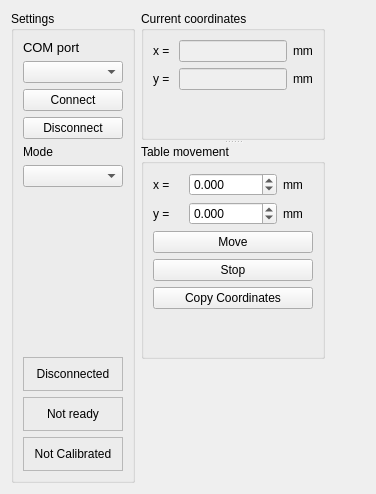
      <widget class="QWidget" name="TabMotor">
       <attribute name="title">
        <string>Motor Control</string>
       </attribute>
       <layout class="QGridLayout" name="gridLayout_42">
        <item row="0" column="3">
         <spacer name="horizontalSpacer">
          <property name="orientation">
           <enum>Qt::Horizontal</enum>
          </property>
          <property name="sizeHint" stdset="0">
           <size>
            <width>40</width>
            <height>20</height>
           </size>
          </property>
         </spacer>
        </item>
        <item row="0" column="0" rowspan="2">
         <widget class="QGroupBox" name="groupBox_6">
          <property name="title">
           <string>Settings</string>
          </property>
          <layout class="QGridLayout" name="gridLayout_36">
           <item row="2" column="0">
            <widget class="QPushButton" name="Button_MotorInit">
             <property name="text">
              <string>Connect</string>
             </property>
            </widget>
           </item>
           <item row="4" column="0">
            <widget class="QLabel" name="label_2">
             <property name="text">
              <string>Mode</string>
             </property>
            </widget>
           </item>
           <item row="6" column="0">
            <spacer name="verticalSpacer_3">
             <property name="orientation">
              <enum>Qt::Vertical</enum>
             </property>
             <property name="sizeHint" stdset="0">
              <size>
               <width>20</width>
               <height>40</height>
              </size>
             </property>
            </spacer>
           </item>
           <item row="0" column="0">
            <widget class="QLabel" name="Label_COMPort">
             <property name="font">
              <font>
               <pointsize>10</pointsize>
              </font>
             </property>
             <property name="text">
              <string>COM port</string>
             </property>
            </widget>
           </item>
           <item row="1" column="0">
            <widget class="QComboBox" name="QComboBox_ListOfPorts">
             <property name="enabled">
              <bool>true</bool>
             </property>
            </widget>
           </item>
           <item row="5" column="0">
            <widget class="QComboBox" name="CBoxABSREL">
             <property name="minimumSize">
              <size>
               <width>100</width>
               <height>0</height>
              </size>
             </property>
             <property name="currentText">
              <string/>
             </property>
            </widget>
           </item>
           <item row="8" column="0">
            <widget class="QFrame" name="BoxTableInit">
             <property name="minimumSize">
              <size>
               <width>0</width>
               <height>20</height>
              </size>
             </property>
             <property name="frameShape">
              <enum>QFrame::StyledPanel</enum>
             </property>
             <property name="frameShadow">
              <enum>QFrame::Sunken</enum>
             </property>
             <layout class="QGridLayout" name="gridLayout_40">
              <item row="0" column="0">
               <widget class="QLabel" name="LabelINIT">
                <property name="text">
                 <string>Not ready</string>
                </property>
                <property name="alignment">
                 <set>Qt::AlignCenter</set>
                </property>
               </widget>
              </item>
             </layout>
            </widget>
           </item>
           <item row="9" column="0">
            <widget class="QFrame" name="BoxTableLimits">
             <property name="minimumSize">
              <size>
               <width>0</width>
               <height>20</height>
              </size>
             </property>
             <property name="frameShape">
              <enum>QFrame::StyledPanel</enum>
             </property>
             <property name="frameShadow">
              <enum>QFrame::Sunken</enum>
             </property>
             <layout class="QGridLayout" name="gridLayout_41">
              <item row="0" column="0">
               <widget class="QLabel" name="LabelREF">
                <property name="text">
                 <string>Not Calibrated</string>
                </property>
                <property name="alignment">
                 <set>Qt::AlignCenter</set>
                </property>
               </widget>
              </item>
             </layout>
            </widget>
           </item>
           <item row="7" column="0">
            <widget class="QFrame" name="BoxTableCOM">
             <property name="minimumSize">
              <size>
               <width>0</width>
               <height>20</height>
              </size>
             </property>
             <property name="autoFillBackground">
              <bool>false</bool>
             </property>
             <property name="frameShape">
              <enum>QFrame::StyledPanel</enum>
             </property>
             <property name="frameShadow">
              <enum>QFrame::Sunken</enum>
             </property>
             <layout class="QGridLayout" name="gridLayout_39">
              <item row="0" column="0">
               <widget class="QLabel" name="LabelCOM">
                <property name="text">
                 <string>Disconnected</string>
                </property>
                <property name="alignment">
                 <set>Qt::AlignCenter</set>
                </property>
               </widget>
              </item>
             </layout>
            </widget>
           </item>
           <item row="3" column="0">
            <widget class="QPushButton" name="Button_MotorDisconnect">
             <property name="text">
              <string>Disconnect</string>
             </property>
            </widget>
           </item>
          </layout>
         </widget>
        </item>
        <item row="0" column="1" colspan="2">
         <widget class="QSplitter" name="splitter_3">
          <property name="orientation">
           <enum>Qt::Vertical</enum>
          </property>
          <widget class="QGroupBox" name="groupBox_4">
           <property name="sizePolicy">
            <sizepolicy hsizetype="Maximum" vsizetype="Preferred">
             <horstretch>0</horstretch>
             <verstretch>0</verstretch>
            </sizepolicy>
           </property>
           <property name="title">
            <string>Current coordinates</string>
           </property>
           <layout class="QGridLayout" name="gridLayout_25">
            <item row="0" column="0">
             <layout class="QHBoxLayout" name="horizontalLayout_4">
              <item>
               <widget class="QLabel" name="label_4">
                <property name="text">
                 <string>x = </string>
                </property>
               </widget>
              </item>
              <item>
               <widget class="QLineEdit" name="TablePosX">
                <property name="enabled">
                 <bool>false</bool>
                </property>
               </widget>
              </item>
              <item>
               <widget class="QLabel" name="label_66">
                <property name="text">
                 <string>mm</string>
                </property>
               </widget>
              </item>
             </layout>
            </item>
            <item row="1" column="0">
             <layout class="QHBoxLayout" name="horizontalLayout_3">
              <item>
               <widget class="QLabel" name="label_64">
                <property name="text">
                 <string>y = </string>
                </property>
               </widget>
              </item>
              <item>
               <widget class="QLineEdit" name="TablePosY">
                <property name="enabled">
                 <bool>false</bool>
                </property>
                <property name="text">
                 <string/>
                </property>
               </widget>
              </item>
              <item>
               <widget class="QLabel" name="label_65">
                <property name="text">
                 <string>mm</string>
                </property>
               </widget>
              </item>
             </layout>
            </item>
            <item row="2" column="0">
             <spacer name="verticalSpacer_13">
              <property name="orientation">
               <enum>Qt::Vertical</enum>
              </property>
              <property name="sizeHint" stdset="0">
               <size>
                <width>20</width>
                <height>40</height>
               </size>
              </property>
             </spacer>
            </item>
           </layout>
          </widget>
          <widget class="QGroupBox" name="groupBox_13">
           <property name="sizePolicy">
            <sizepolicy hsizetype="Maximum" vsizetype="Preferred">
             <horstretch>0</horstretch>
             <verstretch>0</verstretch>
            </sizepolicy>
           </property>
           <property name="minimumSize">
            <size>
             <width>0</width>
             <height>200</height>
            </size>
           </property>
           <property name="title">
            <string>Table movement</string>
           </property>
           <layout class="QGridLayout" name="gridLayout_34">
            <item row="2" column="0">
             <widget class="QPushButton" name="Button_MoveTable">
              <property name="text">
               <string>Move</string>
              </property>
             </widget>
            </item>
            <item row="3" column="0">
             <widget class="QPushButton" name="Button_StopTable">
              <property name="text">
               <string>Stop</string>
              </property>
             </widget>
            </item>
            <item row="1" column="0">
             <layout class="QHBoxLayout" name="horizontalLayout_7">
              <item>
               <widget class="QLabel" name="label_69">
                <property name="text">
                 <string>y = </string>
                </property>
               </widget>
              </item>
              <item>
               <widget class="QDoubleSpinBox" name="SpinBoxTabley">
                <property name="decimals">
                 <number>3</number>
                </property>
                <property name="minimum">
                 <double>-70000.000000000000000</double>
                </property>
                <property name="maximum">
                 <double>70000.000000000000000</double>
                </property>
                <property name="singleStep">
                 <double>0.100000000000000</double>
                </property>
               </widget>
              </item>
              <item>
               <widget class="QLabel" name="label_70">
                <property name="text">
                 <string>mm</string>
                </property>
               </widget>
              </item>
             </layout>
            </item>
            <item row="5" column="0">
             <spacer name="verticalSpacer_11">
              <property name="orientation">
               <enum>Qt::Vertical</enum>
              </property>
              <property name="sizeHint" stdset="0">
               <size>
                <width>20</width>
                <height>40</height>
               </size>
              </property>
             </spacer>
            </item>
            <item row="0" column="0">
             <layout class="QHBoxLayout" name="horizontalLayout_6">
              <item>
               <widget class="QLabel" name="label_67">
                <property name="text">
                 <string>x = </string>
                </property>
               </widget>
              </item>
              <item>
               <widget class="QDoubleSpinBox" name="SpinBoxTablex">
                <property name="decimals">
                 <number>3</number>
                </property>
                <property name="minimum">
                 <double>-70000.000000000000000</double>
                </property>
                <property name="maximum">
                 <double>70000.000000000000000</double>
                </property>
                <property name="singleStep">
                 <double>0.100000000000000</double>
                </property>
               </widget>
              </item>
              <item>
               <widget class="QLabel" name="label_68">
                <property name="text">
                 <string>mm</string>
                </property>
               </widget>
              </item>
             </layout>
            </item>
            <item row="4" column="0">
             <widget class="QPushButton" name="ButtonCopyCoordinates">
              <property name="text">
               <string>Copy Coordinates</string>
              </property>
             </widget>
            </item>
           </layout>
          </widget>
         </widget>
        </item>
        <item row="1" column="2">
         <spacer name="verticalSpacer_12">
          <property name="orientation">
           <enum>Qt::Vertical</enum>
          </property>
          <property name="sizeHint" stdset="0">
           <size>
            <width>108</width>
            <height>118</height>
           </size>
          </property>
         </spacer>
        </item>
       </layout>
      </widget>
